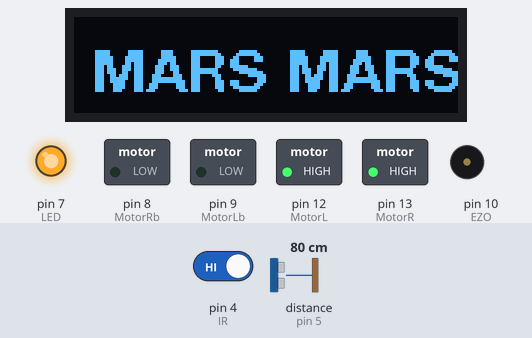
This sketch was run on a simulated Arduino Uno, built with avr-gcc and run on an emulated ATmega328P. On the bench: 128×32 one-colour display, switched loads named in the sketch (green lamp = pin HIGH), output pins drawn as LEDs (lit = HIGH), buzzer (waves = sounding). Wiring (inferred from the names in the program): ultrasonic range finder: trigger pin 6; echo pin 5. The inputs (shaded band) are chosen by the test bench; at power-on: distance to the obstacle (sensor on pin 5) 80 cm, pin 4 (IR) HIGH. The echo pulse lasts 58.3 µs per cm; pins used as bus, display or sensor lines are not drawn.

Above: at 2.3 s.
2.4 s: distance to the obstacle (sensor on pin 5) set to 33 cm
3.9 s: distance to the obstacle (sensor on pin 5) set to 27 cm
At 6.5 s:
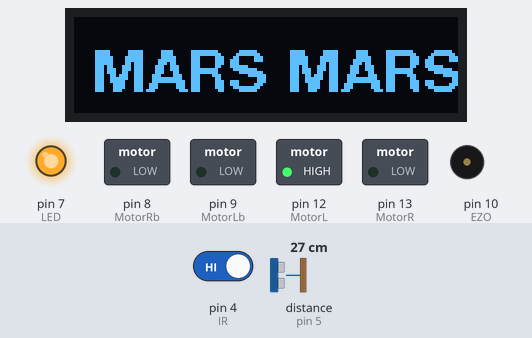
At 16.2 s:
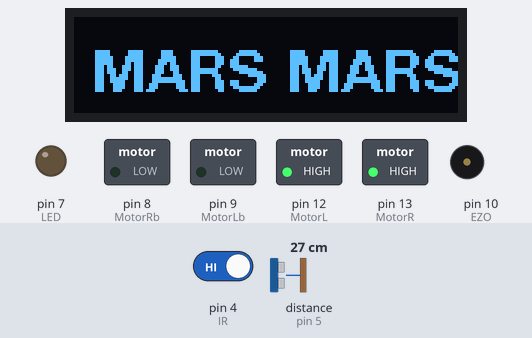
Timing chart, 0 to 16.5 s (numbered marks = the images above; inputs shaded):
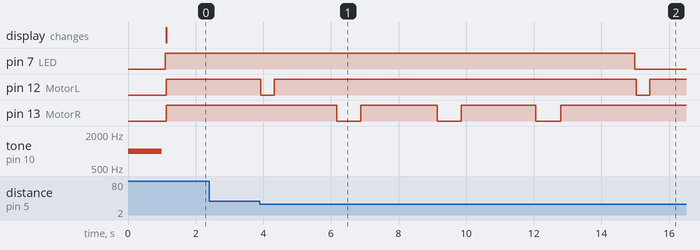

The sketch:

script_merkur_bob.ino
```cpp
#include "U8glib.h"

// inicializace OLED displeje z knihovny U8glib
U8GLIB_SSD1306_128X32 mujOled(U8G_I2C_OPT_NONE);

// Motor Codes
int S1 = 3; //M1 Speed Control
int S2 = 11; //M2 Speed Control
int MotorL = 12;
int MotorR = 13;
int MotorLb = 9;
int MotorRb = 8;
int LED = 7;
int IR = 4;
int EZO = 10;

void stop() //Stop
{
analogWrite(S1, 0);
analogWrite(S2, 0);
}
void advance(int a,int b) //Move forward
{
  digitalWrite(MotorL, HIGH);
  digitalWrite(MotorR, HIGH);
  digitalWrite(MotorLb, LOW);
  digitalWrite(MotorRb, LOW);
  analogWrite (S1,a); //PWM Speed Control
  analogWrite (S2,b);
}
void back_off (int a,int b) //Move backward
{
  digitalWrite(MotorL, LOW);
  digitalWrite(MotorR, LOW);
  digitalWrite(MotorLb, LOW);
  digitalWrite(MotorRb, LOW);
  analogWrite (S1,a); //PWM Speed Control
  analogWrite (S2,b);
}
void turn_L (int a, int b) //Turn Left
{
  digitalWrite(MotorL, HIGH);
  digitalWrite(MotorR, LOW);
  digitalWrite(MotorLb, LOW);
  digitalWrite(MotorRb, LOW);
  analogWrite (S1,a); //PWM Speed Control
  analogWrite (S2,b);
}

void turn_R (int a,int b) //Turn Right
{
  digitalWrite(MotorL, LOW);
  digitalWrite(MotorR, HIGH);
  digitalWrite(MotorLb, LOW);
  digitalWrite(MotorRb, LOW);
  analogWrite (S1,a); //PWM Speed Control
  analogWrite (S2,b);
}

// Pin Codes
const int TRIG_PIN = 6; // A2
const int ECHO_PIN = 5; // A1
// Anything over 400 cm (23200 us pulse) is "out of range"
const unsigned int MAX_DIST = 23200;

int pozice = 0;

 //R 820 ... 90st
 //R 400 ... 45st
 //L 720 .. 90st

int speedl = 255;
int speedr = 250;
int timeL = 720;
int timeR = 400;

void setup() {
  pinMode(S1,OUTPUT);
  pinMode(S2,OUTPUT);
  pinMode(MotorL, OUTPUT);
  pinMode(MotorLb, OUTPUT);
  pinMode(MotorR, OUTPUT);
  pinMode(MotorRb, OUTPUT);
  pinMode(LED,OUTPUT);
  pinMode(IR,INPUT);
  pinMode(EZO,OUTPUT);
  digitalWrite(LED, LOW);
  // The Trigger pin will tell the sensor to range find
  pinMode(TRIG_PIN, OUTPUT);
  digitalWrite(TRIG_PIN, LOW);
  tone(EZO, 1000);
  delay(1000);
  noTone(EZO);
  digitalWrite(EZO, HIGH);
  String zprava = " MARS MARS";
  mujOled.firstPage();
   do {
      // vykreslení zadané zprávy od zadané pozice
      vykresliText(pozice, zprava);
    } while( mujOled.nextPage() );
  while(digitalRead(IR) == LOW){
    //go forward
    advance (speedl,speedr);
    delay(10);
  }
  digitalWrite(LED, HIGH);
}

void loop() {
  float dist = sensor();
  while(dist >= 30){
    advance (speedl,speedr);
    dist = sensor();
  }
  turn_R (speedl,speedr);
  delay(timeR);
  advance (speedl,speedr);
  delay(1840);

  turn_L (speedl,speedr);
  delay(timeL);
  advance (speedl,speedr);
  delay(2250);

  turn_L (speedl,speedr);
  delay(timeL);
  advance (speedl,speedr);
  delay(2200);

  turn_L (speedl,speedr);
  delay(timeL+10);
  advance (speedl,speedr);
  delay(2200);

  //turn_R (speedl,speedr);
  //delay(timeR);
  while(digitalRead(IR) == LOW){
    advance (speedl,speedr);
  }
  digitalWrite(LED, LOW);
}

float sensor(){
  // Wait at least 60ms before next measurement
  delay(30);
  //---Pin Code Start---
  unsigned long t1;
  unsigned long t2;
  unsigned long pulse_width;
  float cm;

  // Hold the trigger pin high for at least 10 us
  digitalWrite(TRIG_PIN, HIGH);
  delayMicroseconds(10);
  digitalWrite(TRIG_PIN, LOW);

  // Wait for pulse on echo pin
  while ( digitalRead(ECHO_PIN) == 0 );

  // Measure how long the echo pin was held high (pulse width)
  // Note: the micros() counter will overflow after ~70 min
  t1 = micros();
  while ( digitalRead(ECHO_PIN) == 1);
  t2 = micros();
  pulse_width = t2 - t1;

  // Calculate distance in centimeters and inches. The constants
  // are found in the datasheet, and calculated from the assumed speed
  //of sound in air at sea level (~340 m/s).
  cm = pulse_width / 58.0;
  return{cm};
}

// funkce vykresliText pro výpis textu na OLED od zadané pozice
void vykresliText(int posun, String text) {
  mujOled.setFont(u8g_font_fub14);
  // nastavení výpisu od souřadnic x=0, y=25; y záleží na velikosti písma
  mujOled.setPrintPos(0, 25);
  // uložení části zprávy - od znaku posun uložíme 15 znaků
  String vypis;
  vypis = text.substring(posun, posun+15);
  // výpis uložené části zprávy na OLED displej
  mujOled.print(vypis);
}
```

Measured:
- the behaviour switches between 30 and 29 cm on distance to the obstacle (sensor on pin 5) (found by bisection; images 0 and 1)
- after the input at 2.4 s, every drawn part: stays the same
- after the input at 3.9 s, pin 7 (LED): HIGH → LOW after 11.1 s; pin 12 (MotorL): alternates HIGH for 10.7 s and LOW for 0.40 s, starting at once; pin 13 (MotorR): alternates HIGH for 2.2 s and LOW for 0.72 s, starting after 2.3 s
